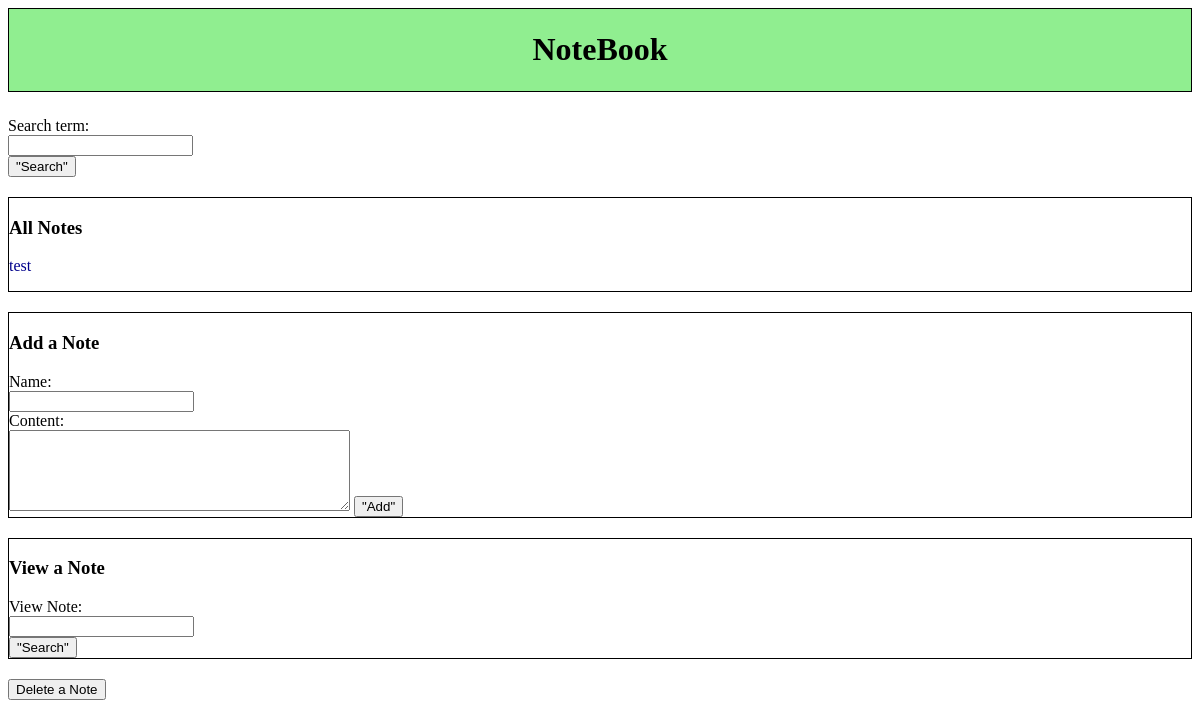
Before: / with the older database file.
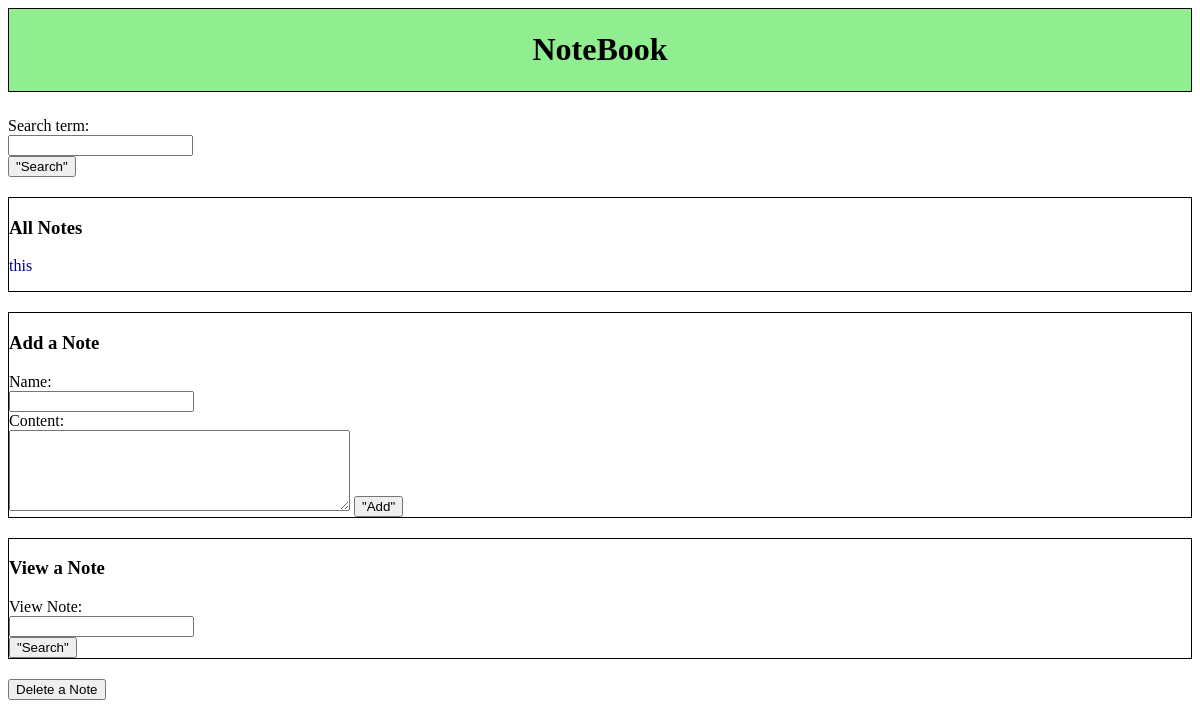
After: the same page with the newer database file.
### notebook/models.py (models this page shows)
class Note(db.Model):
    id = db.Column(db.Integer, primary_key=True)
    name = db.Column(db.Text, nullable=False)
    content = db.Column(db.Text, nullable=False)
    comments = db.relationship('Comment', backref='note', cascade='all, delete-orphan', lazy=True)

### notebook/routes.py (the view, shortened to what this page needs)
@app.route('/', methods=['GET', 'POST'])
def main_page():
    all_notes_queries = Note.query.all()
    all_notes = [note.name for note in all_notes_queries]
    if len(all_notes) == 0:
        return render_template('main.html')
    return render_template('main.html', notes=all_notes, notes_header="All Notes")

### notebook/templates/main.html (shortened to what this page needs)
<!DOCTYPE html>
<html>
  <head>
    <link rel="stylesheet" href="{{ url_for('static', filename='css/main.css') }}"/>
  </head>
  <body>
    <header>
          <h1>NoteBook</h1>
    </header>
    <div style = border:none;>
      <form action="{{ url_for('main_page') }}" method="POST">
        <label for="term">Search term:</label><br>
        <input type="text" id="term" name="term"><br>
        <button type="submit" name="action" value="search">"Search"</button>
      </form>
    </div>
    <div>
      <h3>All Notes</h3>
      {% for note in notes %}
        <p>{{ note }}</p>
      {% endfor %}
    </div>
    <div>
      <h3>Add a Note</h3>
      <form action="{{ url_for('main_page') }}" method="POST">
        <label for="name">Name:</label><br>
        <input type="text" id="name" name="name"><br>
        <label for="content">Content:</label><br>
        <textarea id="content" name="content" rows="5" cols="40"></textarea>
        <button type="submit" name="action" value="add">"Add"</button>
      </form>
    </div>
    <div>
      <h3>View a Note</h3>
      <form action="{{ url_for('find_note') }}" method="POST">
        <label for="note">View Note:</label><br>
        <input type="text" id="note" name="note"><br>
        <button type="submit" name="action" value="find">"Search"</button>
      </form>
    </div>
    <button id="toggleButton">Delete a Note</button>
  </body>
</html>

### notebook/static/css/main.css (style rules this page uses)
header { background-color: lightgreen; text-align: center; padding: 1px; outline: 1px; border: 1px solid black; margin-bottom: 25px; }
div { border:1px solid black; margin-bottom:20px; }
p { color:darkblue; }

Changed rows visible on the page:
changed Note: name "test" → "this"
